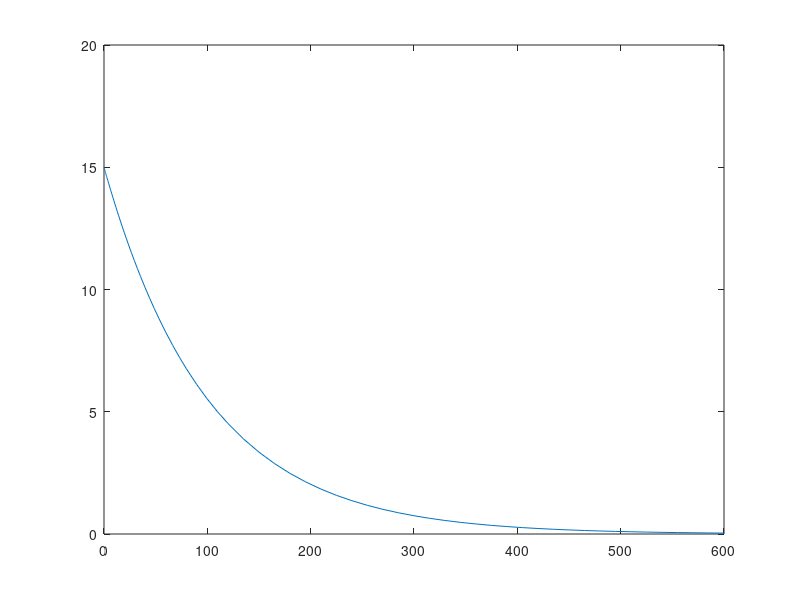

Reproduce this figure in MATLAB. (Note: this script raises an error after producing the figure.)
%% Solving Simple ODEs

clear all; 
close all; 
clc

tspan = [0 600];
Q0 = 15; 
[t,Q] = ode45(@(t,Q) -Q/100, tspan, Q0);
plot(t,Q,'-')
hold on
xline(20)

%% Problem 5

% M = 1000;
% c = 0.05;
% 
% tspan = [0 150];
% P0 = 100; 
% [t,P] = ode45(@(t,P) c*log(M/P)*P, tspan, P0);
% plot(t,P,'-')